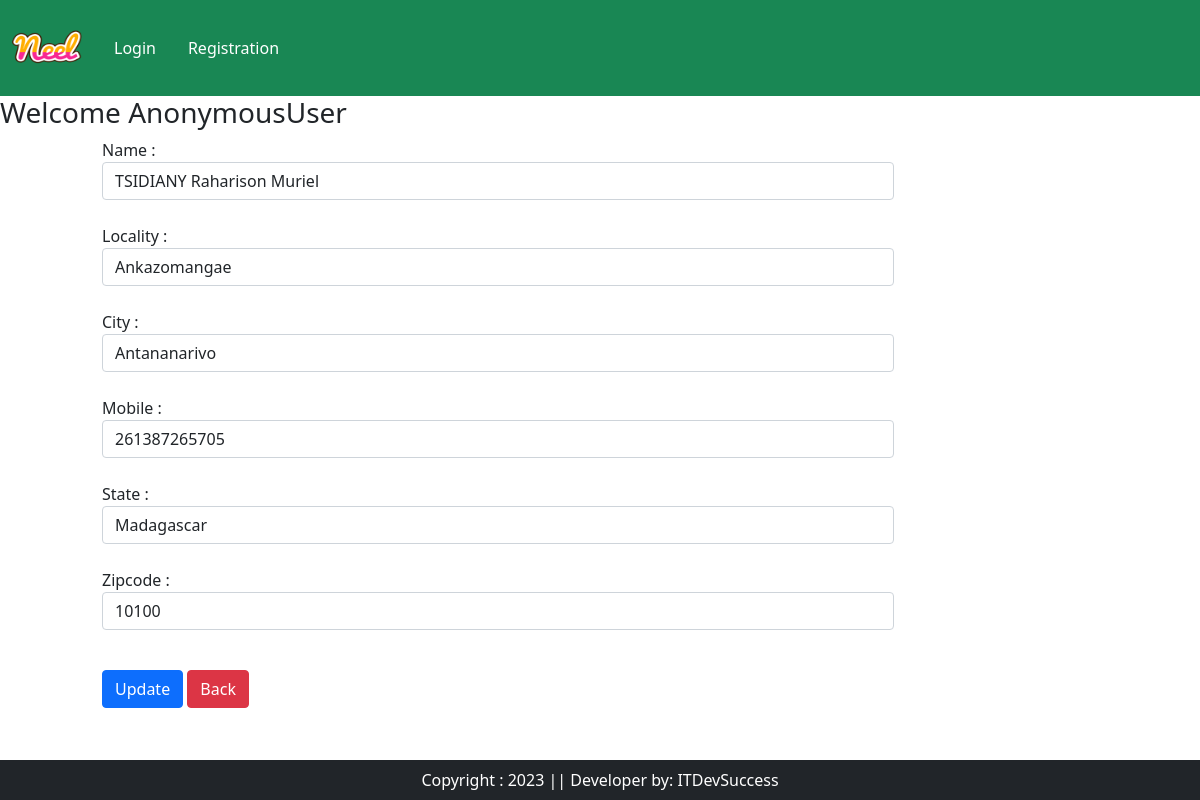
The page /update-address/1/ on the database its author committed.
### app/models.py (models this page shows, shortened)
class Customer(models.Model):
    user = models.ForeignKey(User, on_delete=models.CASCADE)
    name = models.CharField(max_length=200)
    locality = models.CharField(max_length=200)
    city = models.CharField(max_length=50)
    mobile = models.IntegerField(default=0)
    zipcode = models.IntegerField()
    state = models.CharField(choices=STATE_CHOICES, max_length=100)

### app/views.py (the view, shortened to what this page needs)
# urls.py: path('update-address/<int:id>/', views.UpdateAddress.as_view(), name='update-address'),
class UpdateAddress(View):
    def get(self, request, id):
        added = models.Customer.objects.get(pk=id)
        form = forms.CustomerProfileForm(instance=added)
        return render(request, 'app/update_address.html', locals())

### app/forms.py
class CustomerProfileForm(forms.ModelForm):
    class Meta:
        model = models.Customer
        fields = ['name', 'locality', 'city', 'mobile', 'state', 'zipcode']
        widgets = {
            'name': forms.TextInput(attrs={'class': 'form-control'}),
            'locality': forms.TextInput(attrs={'class': 'form-control'}),
            'city': forms.TextInput(attrs={'class': 'form-control'}),
            'mobile': forms.NumberInput(attrs={'class': 'form-control'}),
            'state': forms.Select(attrs={'class': 'form-control'}),
            'zipcode': forms.NumberInput(attrs={'class': 'form-control'}),
        }

### app/templates/app/update_address.html (shortened to what this page needs)
{% extends 'base.html' %}
{% load static %}
{% block main-content %}
    <div class="row">
        <h3>Welcome <span class="text-capitalize">{{ request.user }}</span></h3>
        <div class="col-sm-8 offset-sm-1">
            <form action="" method="post">
                {% for fm in form %}
                    {{ fm.label_tag }} {{ fm }}
                    <small class="text-danger">{{ fm.errors |striptags }}</small> <br>
                {% endfor %}
            <div class="col-12 mt-3 mb-5">
                <button type="submit" class="btn btn-primary">
                    Update
                </button>
                <a href="{% url 'product:address' %}" type="button" class="btn btn-danger">Back</a>
            </div>
            </form>
        </div>
    </div>
{% endblock %}

### rows shown on the page
Customer: form "TSIDIANY Raharison Muriel" "Ankazomangae" "Antananarivo" "261387265705" "Madagascar" "10100"

### other values the page prints
{{ request.user }} "AnonymousUser"
{{ fm.label_tag }} "Name :" "Locality :" "City :" "Mobile :" "State :" "Zipcode :"
